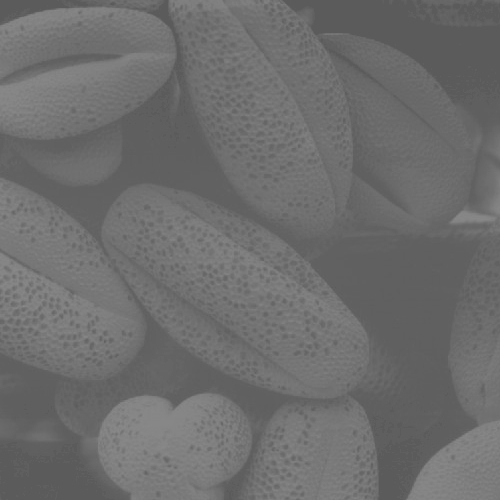
#> input picture immagini/granelli.jpg, 500 x 500 px, found by its file name
$ python full_scale_histogram_scratch.py
#> lines starting #> are read from the running program, lines starting #| are printed output that depends on the picture
### Script/mylib.py
import numpy as np

def FSHS (x,k=256):
#> called with k = 256
    xmax=np.max(x)
#> xmax = 138
    xmin=np.min(x)
#> xmin = 90
    k=256
    y=((k-1)/(xmax-xmin))*(x-xmin)
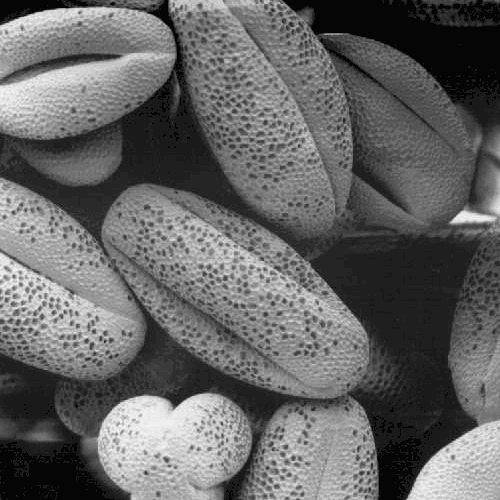
#> y: shape (500, 500) float64; min 0, max 255, mean 101.3
    return y

### Script/full_scale_histogram_scratch.py
import numpy as np
# importa Numpy
import matplotlib.pyplot as plt # importa Matplotlib
import scipy.ndimage as ndi
# importa Scipy per le immagini
import skimage.io as io
# importa il modulo Input/Output di SK-Image
from mylib import FSHS
plt.close('all')
x=np.float64(io.imread('Immagini/granelli.jpg'))

y=FSHS (x)

plt.figure(1)
plt.subplot(1,2,1)
plt.imshow(x, cmap='gray', clim=[0,255])

plt.subplot(1,2,2)
plt.hist(x.flatten(), 256) #possiamo fare anche cosi con l'istogramma, invece che crearlo e poi scegliere l
#l'interpolazione
plt.xlim([0,255])
plt.show()
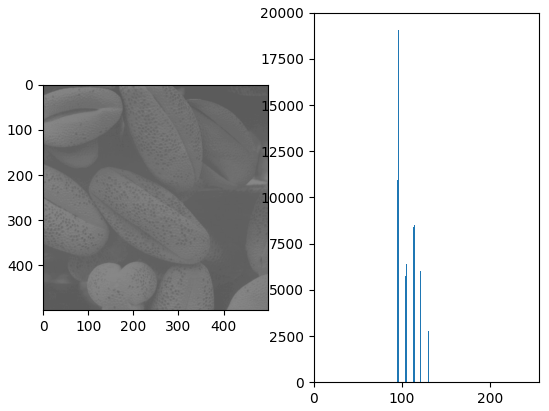
#> figure drawn by matplotlib, 2 panels; panel 2: tallest bar 19057 high, from x = 96 to 96.19

plt.figure(2)
plt.subplot(1,2,1)
plt.imshow(y, cmap='gray', clim=[0,255])

plt.subplot(1,2,2)
plt.hist(y.flatten(), 256) #possiamo fare anche cosi con l'istogramma, invece che crearlo e poi scegliere l
#l'interpolazione
plt.xlim([0,255])
plt.show()
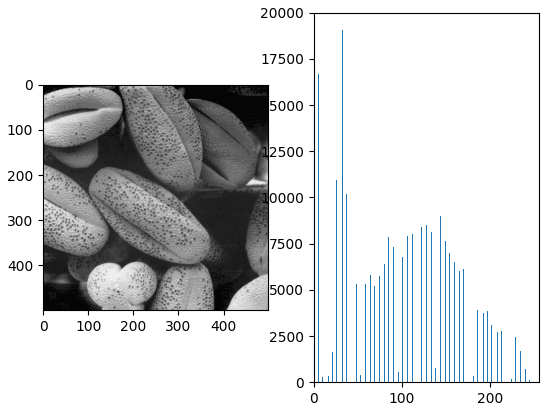
#> figure drawn by matplotlib, 2 panels; panel 2: tallest bar 19057 high, from x = 31.88 to 32.87

$ run again, with immagini/azzurro.jpg copied over immagini/granelli.jpg
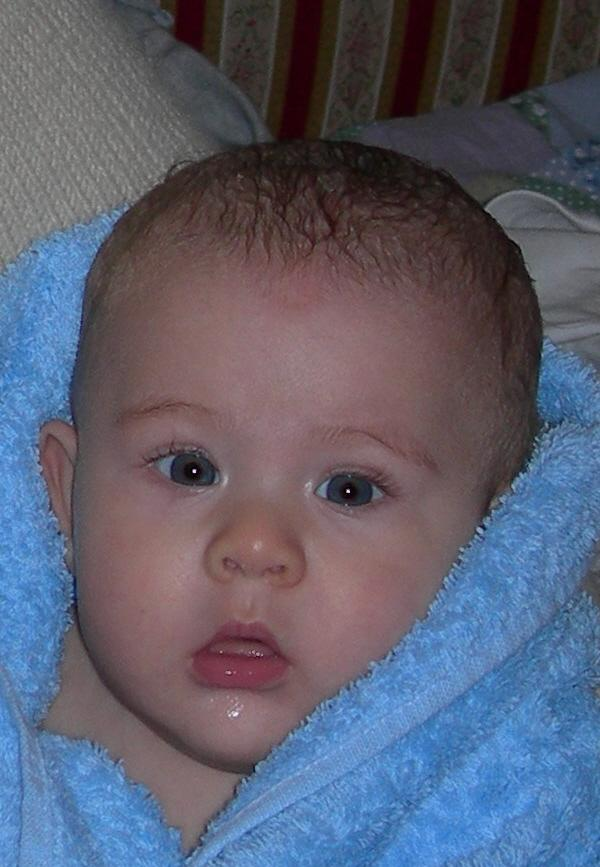
#> input picture immagini/azzurro.jpg, 600 x 867 px, found by its file name
#> xmax = 255
#> xmin = 0
#> `plt.show()`:
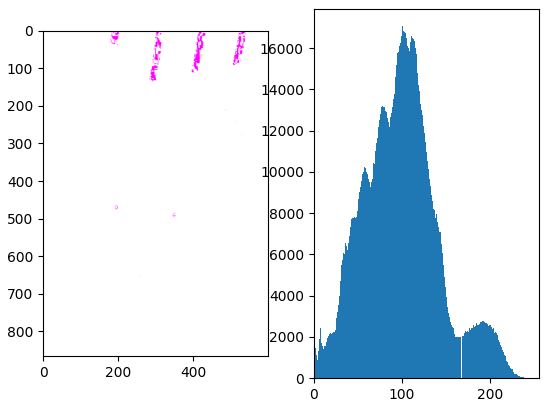
#> figure drawn by matplotlib, 2 panels; panel 2: tallest bar 17068 high, from x = 100.6 to 101.6
